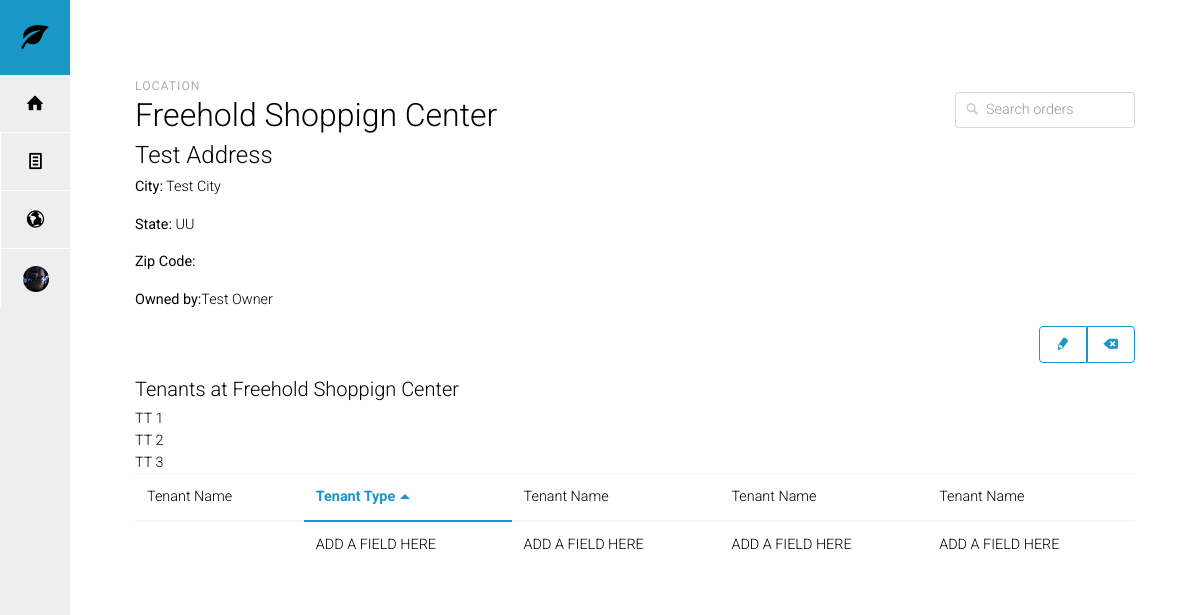
/commissions/location/3/, run on the app's committed database.
### commissions/models.py (models this page shows, shortened)
class Location(TimeStampedModel):
    tenants = models.ManyToManyField('Tenant', blank=True,)
    name_of_property = models.CharField("property name", max_length=120)
    property_owner = models.CharField(max_length=80, null=True, blank=True)  #refactor to contacts model
    address = models.CharField(max_length=120, null=True, blank=True)
    city = models.CharField(max_length=30, null=True, blank=True)
    state = models.CharField(max_length=30, null=True, blank=True)
    zip_code = models.CharField(max_length=10, null=True, blank=True)
    LOCATION_AVAILABILITY = (
        ('a', 'Available'),
        ('n', 'Not Available'),
        ('l', 'For Lease'),
        ('s', 'For Sale'),
        ('b', 'Sublet'),
    )
    availability = models.CharField(max_length=1, choices=LOCATION_AVAILABILITY, blank=True, default='n', help_text="Location status")
    PROPERTY_TYPE = (
        ('nc', 'Not Classified'),
        ('p', 'Pad'),
        ('b', 'Bank'),
        ('l', 'Land'),
    )
    property_type = models.CharField(max_length=2, choices=PROPERTY_TYPE, blank=True, default='nc')
    notes = models.TextField(blank=True)
    class Meta:
        ordering = ['-created']

class Tenant(TimeStampedModel):
    locations = models.ForeignKey('Location', blank=True, null=True)
    name_of_company = models.CharField(max_length=80, blank=True)
    notes = models.TextField(blank=True)
    created = models.DateTimeField(auto_now=False, auto_now_add=True)
    date_modified = models.DateTimeField("last modified", auto_now=True, auto_now_add=False)
    added_by = models.ForeignKey(MyUser, blank=True, null=True)
    class Meta:
        ordering = ('name_of_company',)

### commissions/views.py (the view)
# urls.py: url(r'^location/(?P<pk>[0-9]+)/$', views.LocationDetailView.as_view(), name='location-detail'),
class LocationDetailView(generic.DetailView):
    model = Location

### commissions/templates/commissions/location_detail.html
{% extends 'base.html' %}
{% block content %}
  <div class="container">
        <div class="dashhead">
  <div class="dashhead-titles">
    <h6 class="dashhead-subtitle">Location</h6>
    <h2 class="dashhead-title">{{ location.name_of_property }}</h2>
    <h4 class="dashhead-title">{{ location.address }}</h4>
    <p><strong>City:</strong> {{ location.city }} </p>
    <p><strong>State:</strong> {{ location.state }} </p>
    <p><strong>Zip Code:</strong> {{ location.zip }} </p>
    <p><strong>Owned by:</strong>{{ location.property_owner }} </p>
  </div>
  <div class="btn-toolbar dashhead-toolbar">
    <div class="btn-toolbar-item input-with-icon">
      <input type="text" class="form-control input-block" placeholder="Search orders">
      <span class="icon icon-magnifying-glass"></span>
    </div>
  </div>
  </div>
  <div class="flextable table-actions">
    <div class="flextable-item flextable-primary">
    </div>
    <div class="flextable-item">
      <div class="btn-group">
        <button type="button" class="btn btn-outline-primary">
          <span class="icon icon-pencil"></span>
        </button>
        <button type="button" class="btn btn-outline-primary">
          <span class="icon icon-erase"></span>
        </button>
      </div>
    </div>
  </div>
<h5> Tenants at {{ location.name_of_property }} </h5>
{% for tenant in location.tenant_set.all  %}
{{ tenant.name_of_company }} <br>
{% endfor %}
  <div class="table-responsive">
    <table class="table" data-sort="table">
      <thead>
        <tr>
          <th>Tenant Name</th>
          <th>Tenant Type</th>
          <th>Tenant Name</th>
          <th>Tenant Name</th>
          <th>Tenant Name</th>
        </tr>
      </thead>
      <tbody>
        <tr>
          <td><a href="#"></a></td>
          <td>ADD A FIELD HERE</td>
          <td>ADD A FIELD HERE</td>
          <td>ADD A FIELD HERE</td>
          <td>ADD A FIELD HERE</td>
        </tr>
      </tbody>
    </table>
  </div>
{% endblock %}

### commissions/static/css/application.css (style rules this page uses)
body { padding-top: 20px; padding-bottom: 20px; }
@media (min-width: 768px) { body { padding-top: 50px; padding-bottom: 50px; } }
h1, h2, h3, h4, h5, h6, .h1, .h2, .h3, .h4, .h5, .h6 { margin-top: 0; }

### commissions/static/css/docs.css (style rules this page uses)
body { overflow-x: hidden; padding-bottom: 40px; }

### commissions/static/css/style.css (style rules this page uses)
body { padding-top: 5rem; background-color: white; }

### commissions/templates/base.html (style rules this page uses)
body { width: 1px; min-width: 100%; *width: 100%; }

### data on the page
Location: name_of_property "Freehold Shoppign Center", address "Test Address", city "Test City", state "UU", property_owner "Test Owner"
Tenant: name_of_company "TT 1"
Tenant: name_of_company "TT 2"
Tenant: name_of_company "TT 3"
